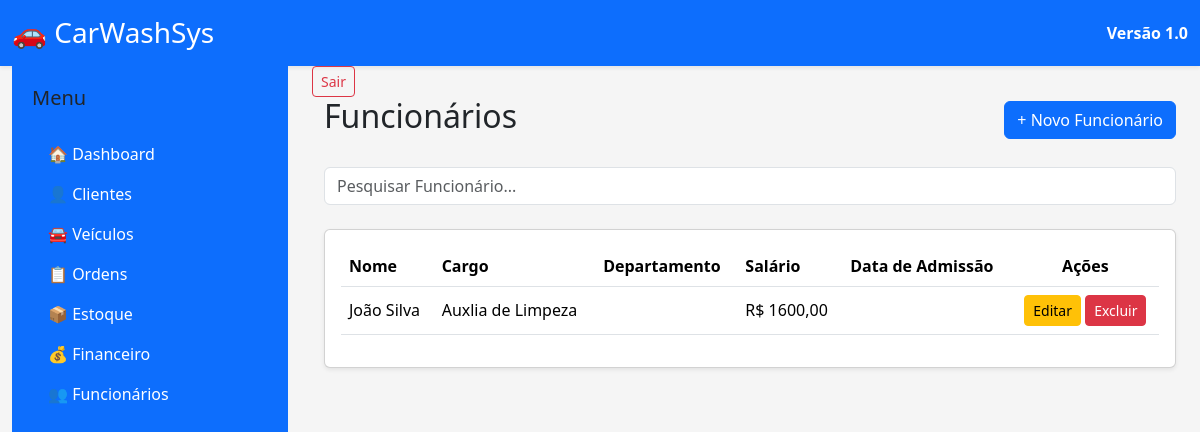
The page /funcionarios/ on the database as committed earlier.
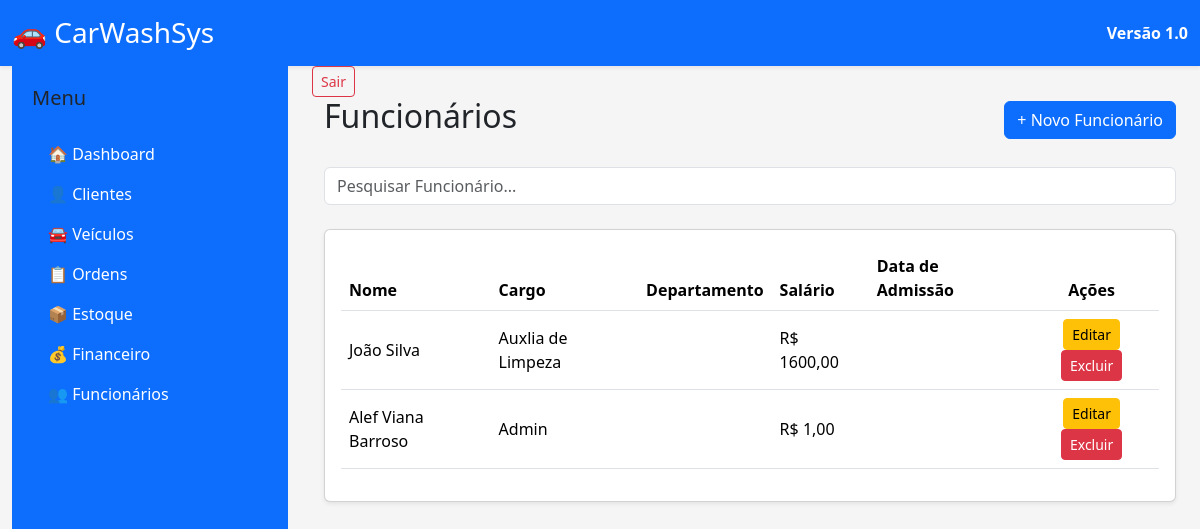
The same page on the database as committed later.
### apps/funcionarios/models.py (models this page shows, shortened)
class Funcionario(models.Model):
    nome = models.CharField(
        max_length=100
    )
    cpf = models.CharField(
        max_length=14,
        unique=True
    )
    telefone = models.CharField(
        max_length=20
    )
    cargo = models.CharField(
        max_length=50
    )
    salario = models.DecimalField(
        max_digits=10,
        decimal_places=2
    )
    ativo = models.BooleanField(
        default=True
    )

### apps/funcionarios/views.py (the view)
def lista_funcionarios(request):
    funcionarios = Funcionario.objects.all()
    context = {
        "funcionarios": funcionarios,
    }
    return render(
        request,
        "funcionarios/lista.html",
        context,
    )

### templates/funcionarios/lista.html (shortened to what this page needs)
{% extends "base.html" %}
{% block content %}
<div class="container-fluid">
    <div class="d-flex justify-content-between align-items-center mb-4">
        <h2>
            Funcionários
        </h2>
        <a
            href="{% url 'novo_funcionario' %}"
            class="btn btn-primary">
            + Novo Funcionário
        </a>
    </div>
    <div class="mb-4">
            <input
                type="text"
                class="form-control"
                placeholder="Pesquisar Funcionário...">
        </div>
    <div class="card shadow-sm">
        <div class="card-body">
            <table class="table table-hover align-middle">
                <thead>
                    <tr>
                        <th>Nome</th>
                        <th>Cargo</th>
                        <th>Departamento</th>
                        <th>Salário</th>
                        <th>Data de Admissão</th>
                        <th class="text-center">Ações</th>
                    </tr>
                </thead>
                <tbody>
                    {% for funcionario in funcionarios %}
                    <tr>
                        <td>{{ funcionario.nome }}</td>
                        <td>{{ funcionario.cargo }}</td>
                        <td>{{ funcionario.departamento }}</td>
                        <td>R$ {{ funcionario.salario|floatformat:2 }}</td>
                        <td>{{ funcionario.data_admissao }}</td>
                        <td class="text-center">
                            <a
                                href="{% url 'editar_funcionario' funcionario.pk %}"
                                class="btn btn-warning btn-sm">
                                Editar
                            </a>
                            <a
                                href="{% url 'excluir_funcionario' funcionario.pk %}"
                                class="btn btn-danger btn-sm">
                                Excluir
                            </a>
                        </td>
                    </tr>
                    {% empty %}
                    <tr>
                        <td colspan="6" class="text-center text-muted">
                            Nenhum funcionário cadastrado.
                        </td>
                    </tr>
                    {% endfor %}
                </tbody>
            </table>
        </div>
    </div>
</div>
{% endblock %}

Rows that differ between the two databases and show on the page:
added Funcionario: nome "Alef Viana Barroso", cargo "Admin", salario "1,00"
